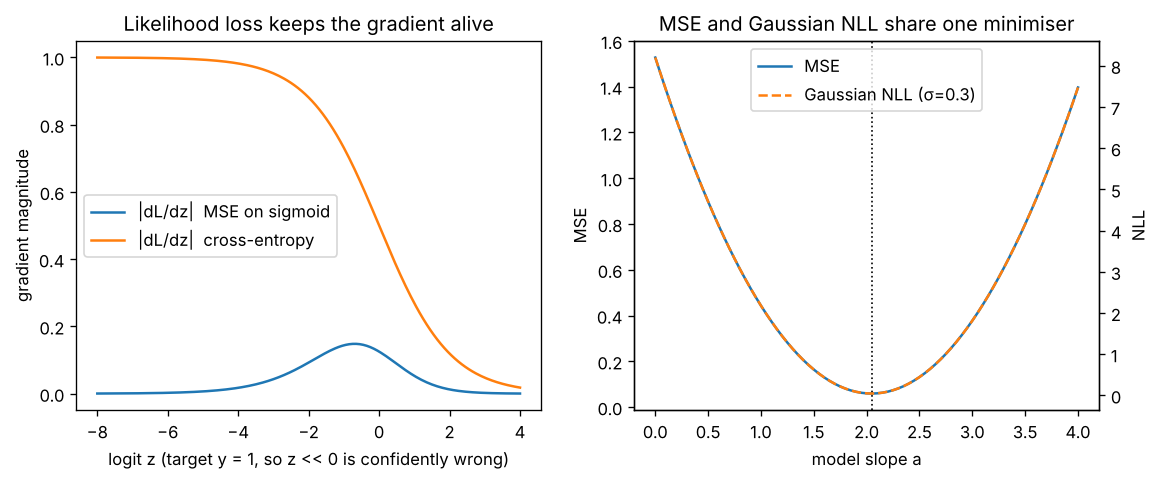

Recreate this plot in Python.
"""
Day 141 - Consolidation: the loss-is-a-likelihood thread
(MSE = Gaussian NLL -> cross-entropy = categorical NLL -> VAE ELBO -> diffusion eps-MSE -> RLHF KL penalty).
Left : gradient of the loss w.r.t. the logit z for a confidently WRONG sigmoid unit (y=1): MSE vs binary cross-entropy.
Right: Gaussian NLL with fixed sigma is an affine function of MSE (same minimiser), checked on 40 synthetic points.
Synthetic, seed 42, nothing downloaded.
"""
import numpy as np
import matplotlib.pyplot as plt

rng = np.random.default_rng(42)

# ---- Left: gradients wrt logit z, target y = 1 --------------------------------------------
z = np.linspace(-8, 4, 241)
p = 1 / (1 + np.exp(-z))
grad_mse = (p - 1) * p * (1 - p)        # d/dz of 0.5*(p-y)^2 : the sigmoid derivative p(1-p) kills it
grad_bce = p - 1                        # d/dz of -log p      : the sigmoid derivative cancels
for zz in (-6.0, -2.0, 0.0):
    pp = 1 / (1 + np.exp(-zz))
    print(f"z={zz:+.0f}  p={pp:.4f}  |grad MSE|={abs((pp-1)*pp*(1-pp)):.4f}  |grad BCE|={abs(pp-1):.4f}")

# ---- Right: Gaussian NLL vs MSE on a tiny regression set ----------------------------------
x = np.linspace(-1, 1, 40)
y = 2.0 * x + 0.3 * rng.standard_normal(40)
slopes = np.linspace(0, 4, 81)
sigma = 0.3
mse = np.array([np.mean((y - a * x) ** 2) for a in slopes])
nll = np.array([np.mean(0.5 * ((y - a * x) / sigma) ** 2 + np.log(sigma * np.sqrt(2 * np.pi))) for a in slopes])
affine_err = np.max(np.abs(nll - (mse / (2 * sigma ** 2) + np.log(sigma * np.sqrt(2 * np.pi)))))
print(f"argmin MSE slope = {slopes[mse.argmin()]:.2f}, argmin NLL slope = {slopes[nll.argmin()]:.2f}, max |NLL - affine(MSE)| = {affine_err:.2e}")

fig, ax = plt.subplots(1, 2, figsize=(11, 4))
ax[0].plot(z, np.abs(grad_mse), label="|dL/dz|  MSE on sigmoid")
ax[0].plot(z, np.abs(grad_bce), label="|dL/dz|  cross-entropy")
ax[0].set_xlabel("logit z (target y = 1, so z << 0 is confidently wrong)")
ax[0].set_ylabel("gradient magnitude")
ax[0].set_title("Likelihood loss keeps the gradient alive")
ax[0].legend()

ax[1].plot(slopes, mse, label="MSE")
ax2 = ax[1].twinx()
ax2.plot(slopes, nll, "C1--", label="Gaussian NLL (σ=0.3)")
ax[1].axvline(slopes[mse.argmin()], color="k", lw=1, ls=":")
ax[1].set_xlabel("model slope a"); ax[1].set_ylabel("MSE"); ax2.set_ylabel("NLL")
ax[1].set_title("MSE and Gaussian NLL share one minimiser")
h1, l1 = ax[1].get_legend_handles_labels(); h2, l2 = ax2.get_legend_handles_labels()
ax[1].legend(h1 + h2, l1 + l2, loc="upper center")
plt.savefig("graph_DAY_141.png", dpi=120, bbox_inches="tight")
